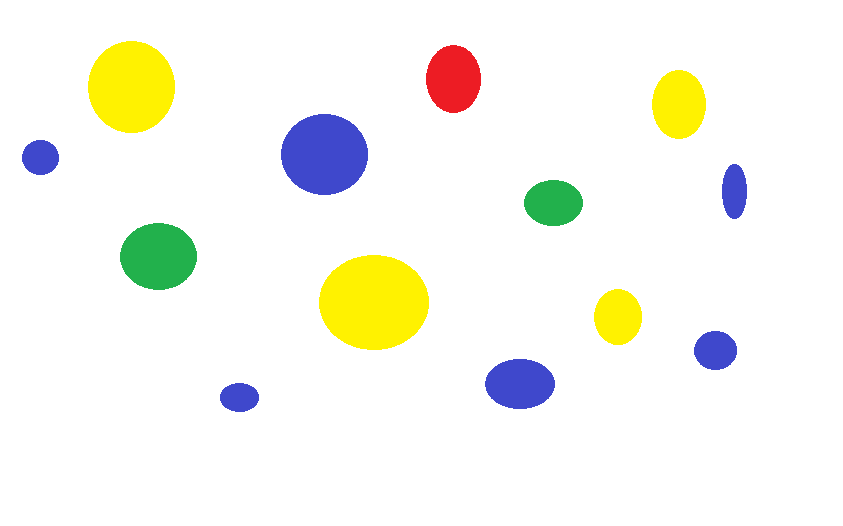
#> input picture Contador_colores/lunares.png, 843 x 526 px
$ python main.py
#> lines starting #> are read from the running program, lines starting #| are printed output that depends on the picture; after the words box and inside, x2 and y2 are one past the last pixel; in counts of white or black regions, pixels touching at a corner belong together
import cv2
import numpy as np

def dibujar_contorno(contorno, color):
	for (i, c) in enumerate(contorno):
		M = cv2.moments(c)				# Obtener las coordenadas del centro
		if (M['m00']==0): M['m00'] = 1 	# Para evitar división 0
		x = int(M['m10']/M['m00'])
		y = int(M['m01']/M['m00'])
		cv2.drawContours(imagen, [c], 0, color, 2)
		cv2.putText(imagen, str(i+1), (x-10, y-10), font, 0.5, (0, 255, 0), 2, cv2.LINE_AA)

# Rango de tonalidades para amarillo
amarilloBajo = np.array([15, 100, 20], np.uint8)
amarilloAlto = np.array([45, 255, 255], np.uint8)

# Rango de tonalidades para azul
azulBajo = np.array([100, 100, 20], np.uint8)
azulAlto = np.array([125, 255, 255], np.uint8)

# Rango de tonalidades para verde
verdeBajo = np.array([36, 100, 20], np.uint8)
verdeAlto = np.array([70, 255, 255], np.uint8)

# Rango de tonalidades para rojo
redBajo1 = np.array([0, 100, 20], np.uint8)
redAlto1 = np.array([5, 255, 255], np.uint8)
redBajo2 = np.array([175, 100, 20], np.uint8)
redAlto2 = np.array([179, 255, 255], np.uint8)

imagen = cv2.imread('lunares.png')
#> imagen is the input picture: shape (526, 843, 3); mean B, G, R 238.4, 246.7, 246.4
imagenHSV = cv2.cvtColor(imagen, cv2.COLOR_BGR2HSV)
#> imagenHSV: shape (526, 843, 3); mean H, S, V 6.7, 20.5, 252.4

# Fuente del texto a mostrar
font = cv2.FONT_HERSHEY_SIMPLEX

# Crear mascaras por color
maskAmarillo = cv2.inRange(imagenHSV, amarilloBajo, amarilloAlto)
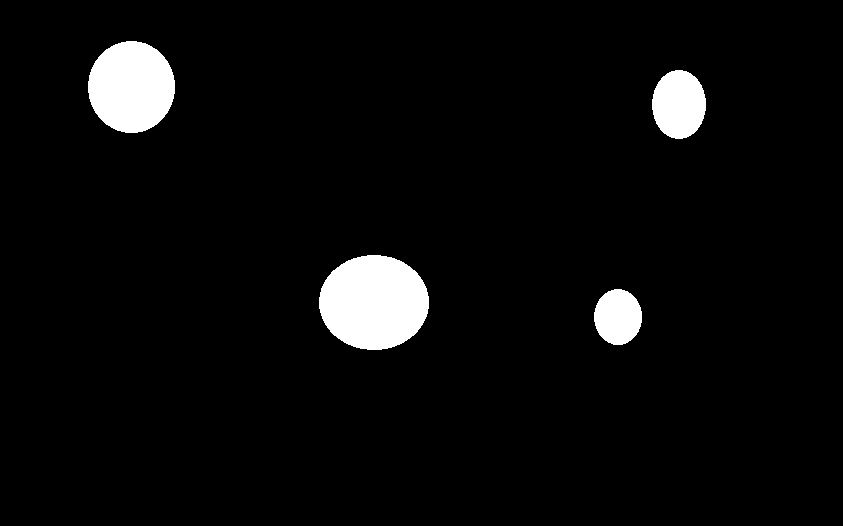
#> maskAmarillo: shape (526, 843); 4.4% white; 4 white regions, box (x1, y1, x2, y2) and area: (319, 255, 429, 350) 8202, (88, 41, 175, 133) 6269, (652, 70, 706, 139) 2920, (594, 289, 642, 345) 2100
maskAzul = cv2.inRange(imagenHSV, azulBajo, azulAlto)
#> maskAzul: shape (526, 843); 2.8% white; 6 white regions, box (x1, y1, x2, y2) and area: (281, 114, 368, 195) 5521, (485, 359, 555, 409) 2742, (694, 331, 737, 370) 1314, (722, 164, 747, 219) 1094, (22, 140, 59, 175) 1020, (220, 383, 259, 412) 892
maskVerde = cv2.inRange(imagenHSV, verdeBajo, verdeAlto)
#> maskVerde: shape (526, 843); 1.4% white; 2 white regions, box (x1, y1, x2, y2) and area: (120, 223, 197, 290) 4030, (524, 180, 583, 226) 2124
maskRed1 = cv2.inRange(imagenHSV, redBajo1, redAlto1)
#> maskRed1: shape (526, 843); every value is 0
maskRed2 = cv2.inRange(imagenHSV, redBajo2, redAlto2)
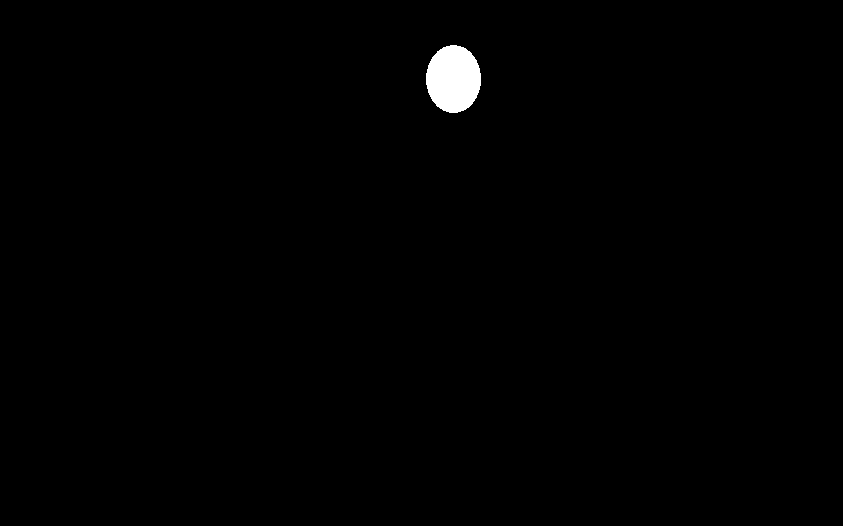
#> maskRed2: shape (526, 843); 0.66% white; 1 white region
maskRojo = cv2.add(maskRed1, maskRed2)

# Obtener los contornos de cada color
contornosAmarillo, _ = cv2.findContours(maskAmarillo, cv2.RETR_EXTERNAL, cv2.CHAIN_APPROX_SIMPLE)
#> contornosAmarillo = 4 contours; box (x1, y1, x2, y2) and area: (319, 255, 429, 350) 8056, (88, 41, 175, 133) 6143, (652, 70, 706, 139) 2832, (594, 289, 642, 345) 2027
contornosAzul, _ = cv2.findContours(maskAzul, cv2.RETR_EXTERNAL, cv2.CHAIN_APPROX_SIMPLE)
#> contornosAzul = 6 contours; box (x1, y1, x2, y2) and area: (281, 114, 368, 195) 5402, (485, 359, 555, 409) 2656, (694, 331, 737, 370) 1256, (722, 164, 747, 219) 1033, (22, 140, 59, 175) 969, (220, 383, 259, 412) 843
contornosVerde, _ = cv2.findContours(maskVerde, cv2.RETR_EXTERNAL, cv2.CHAIN_APPROX_SIMPLE)
#> contornosVerde = 2 contours; box (x1, y1, x2, y2) and area: (120, 223, 197, 290) 3928, (524, 180, 583, 226) 2050
contornosRojo, _ = cv2.findContours(maskRojo, cv2.RETR_EXTERNAL, cv2.CHAIN_APPROX_SIMPLE)
#> contornosRojo = 1 contour; box (x1, y1, x2, y2) and area: (426, 45, 481, 113) 2836

# Dibujar los contornos de cada color
dibujar_contorno(contornosAmarillo, (0, 255, 255))
#> the loop in dibujar_contorno, `for (i, c) in enumerate(contorno):` made 4 passes
#> (x, y) on passes 1 to 4: (617, 316), (373, 302), (678, 104), (131, 86)
#> after the loop in dibujar_contorno, `for (i, c) in enumerate(contorno):`:
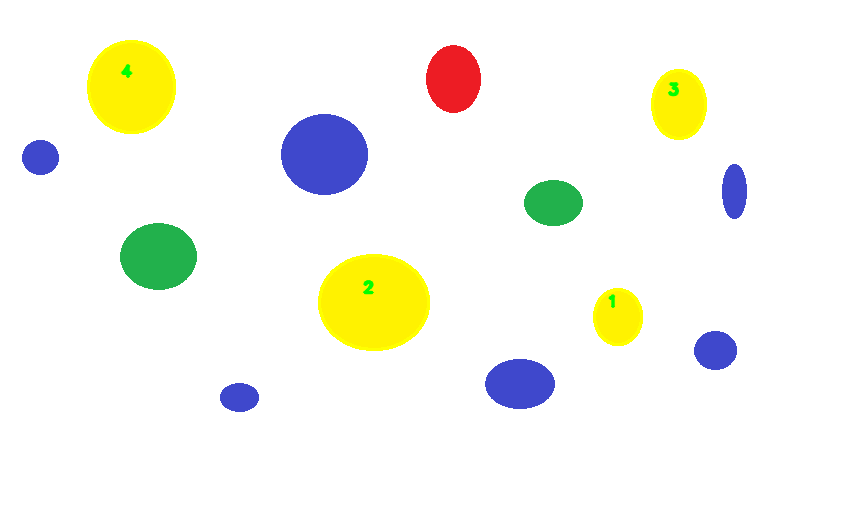
#> imagen: shape (526, 843, 3); 0.85% of pixels changed, all inside (x1, y1, x2, y2) = (87, 40, 707, 351)
dibujar_contorno(contornosAzul, (140, 40, 120))
#> call 2 of dibujar_contorno, with color = (140, 40, 120)
#> the loop in dibujar_contorno (call 2), `for (i, c) in enumerate(contorno):` made 6 passes
#> (x, y) on passes 1 to 6: (239, 397), (519, 383), (715, 350), (734, 191), (40, 157), (324, 154)
#> after the loop in dibujar_contorno (call 2), `for (i, c) in enumerate(contorno):`:
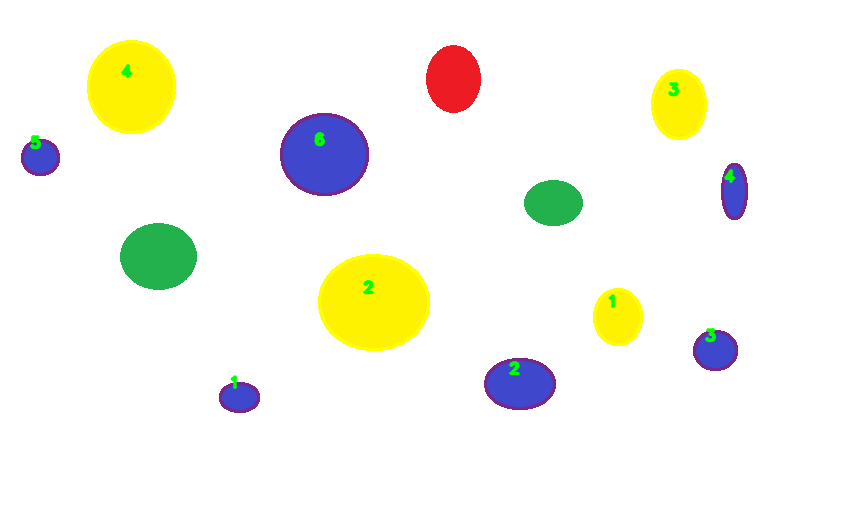
#> imagen: shape (526, 843, 3); 0.87% of pixels changed, all inside (x1, y1, x2, y2) = (21, 113, 748, 413)
dibujar_contorno(contornosVerde, (0, 255, 0))
#> call 3 of dibujar_contorno, with color = (0, 255, 0)
#> the loop in dibujar_contorno (call 3), `for (i, c) in enumerate(contorno):` made 2 passes
#> (x, y) on passes 1 to 2: (158, 256), (553, 202)
#> after the loop in dibujar_contorno (call 3), `for (i, c) in enumerate(contorno):`:
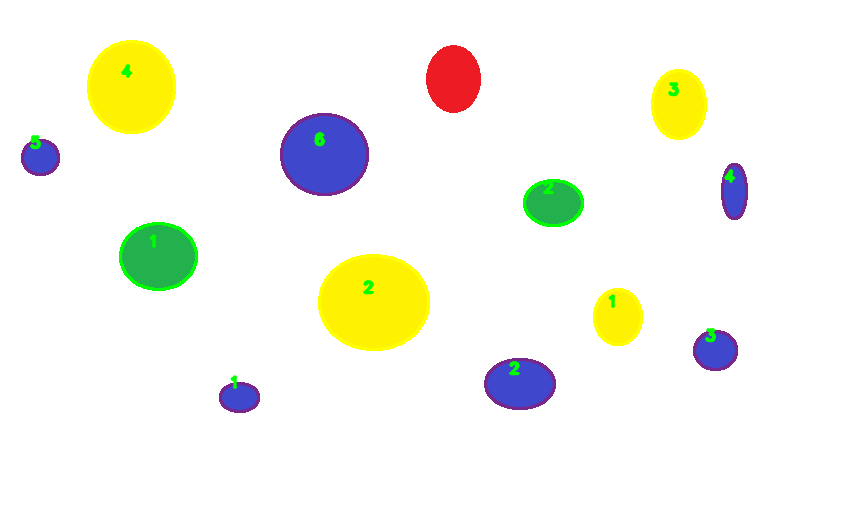
#> imagen: shape (526, 843, 3); 0.34% of pixels changed, all inside (x1, y1, x2, y2) = (119, 179, 584, 291)
dibujar_contorno(contornosRojo, (0, 0, 255))
#> call 4 of dibujar_contorno, with color = (0, 0, 255)
#> the loop in dibujar_contorno (call 4), `for (i, c) in enumerate(contorno):` made 1 pass
#> (x, y) on pass 1: (453, 78)
#> after the loop in dibujar_contorno (call 4), `for (i, c) in enumerate(contorno):`:
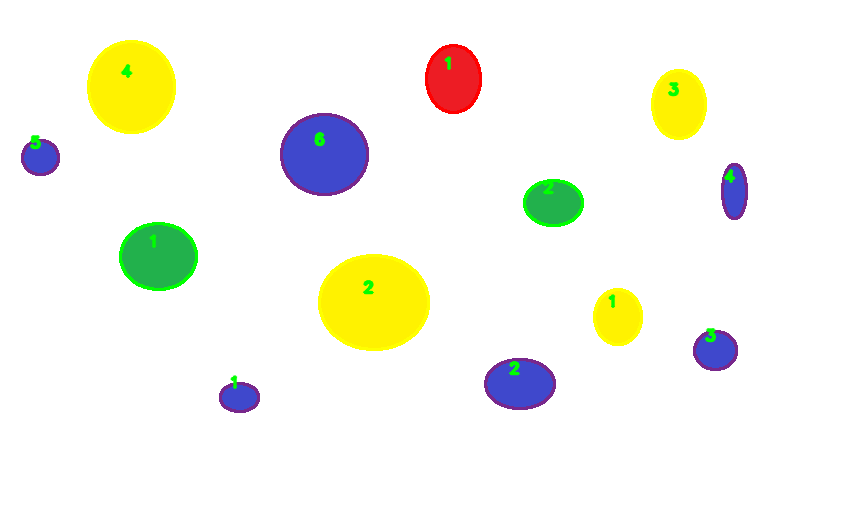
#> imagen: shape (526, 843, 3); 0.17% of pixels changed, all inside (x1, y1, x2, y2) = (425, 44, 482, 114)

# Crear una imagen de resumen de colores
imgResumen = 255 * np.ones((210, 100, 3), dtype=np.uint8)
cv2.circle(imgResumen, (30, 30), 15, (0, 255, 255), -1)
cv2.circle(imgResumen, (30, 70), 15, (140, 40, 120), -1)
cv2.circle(imgResumen, (30, 110), 15, (0, 255, 0), -1)
cv2.circle(imgResumen, (30, 150), 15, (0, 0, 255), -1)
cv2.putText(imgResumen, str(len(contornosAmarillo)), (65, 40), 1, 2, (0, 0, 0), 2)
cv2.putText(imgResumen, str(len(contornosAzul)), (65, 80), 1, 2, (0, 0, 0), 2)
cv2.putText(imgResumen, str(len(contornosVerde)), (65, 120), 1, 2, (0, 0, 0), 2)
cv2.putText(imgResumen, str(len(contornosRojo)), (65, 160), 1, 2, (0, 0, 0), 2)
total = len(contornosAmarillo) + len(contornosAzul) + len(contornosVerde) + len(contornosRojo)
#> total = 13
cv2.putText(imgResumen, str(total), (55, 200), 1, 2, (0, 0, 0), 2)
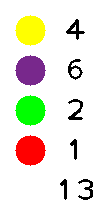
#> imgResumen: shape (210, 100, 3); mean of channels 0, 1, 2 217.1, 230.9, 233.6; drawn as B, G, R

cv2.imshow('Resumen', imgResumen)
cv2.imshow('imagen', imagen)
#cv2.imshow('maskAmarillo', maskAmarillo)

cv2.waitKey(0)
cv2.destroyAllWindows()
